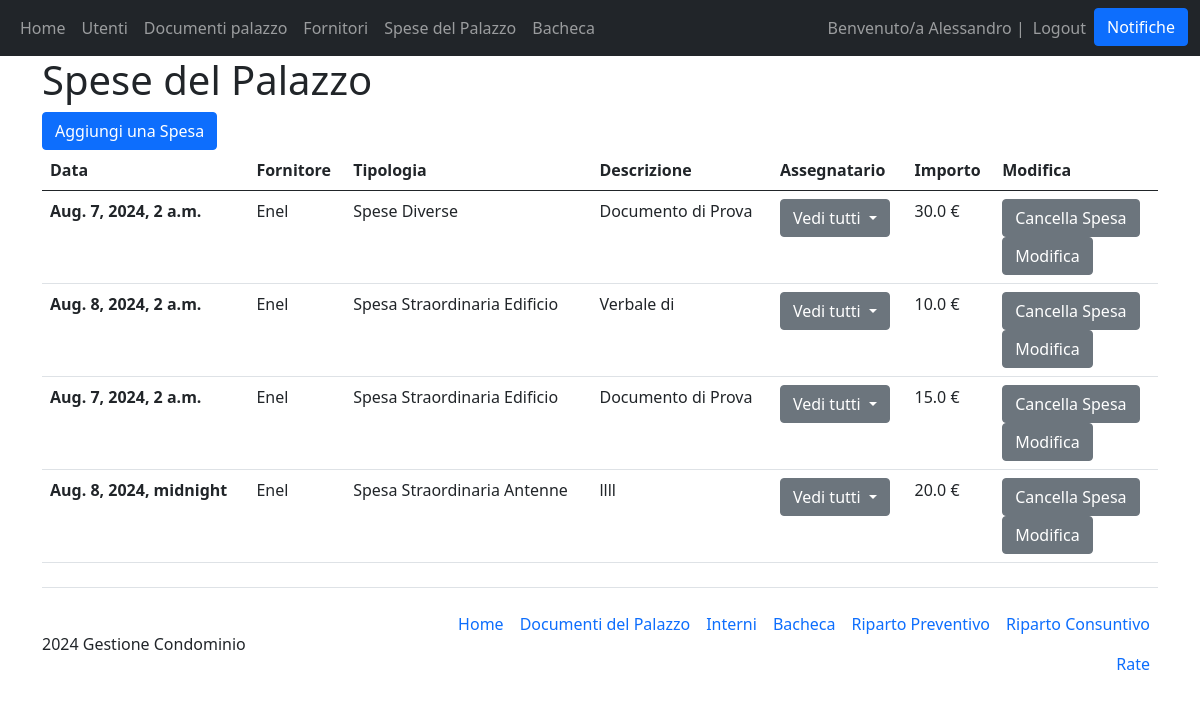
/spesa/ (signed in), run on the app's committed database.
### Condominio/models.py (models this page shows)
class Spesa(models.Model):
    class Tipologie(models.TextChoices):
        LUCE_PALAZZINA="Luce Palazzina"
        SCALE_PALAZZINA="Scale Palazzina"
        MANUTENZIONE_ORDINARIA="Manutenzione Ordinaria"
        MANUTENZIONE_ORDINARIA_COMUNE="Manutenzione Ordinaria Comune"
        MANUTENZIONE_ORDINARIA_SCALA="Manutenzione Ordinaria Scala"
        SPESA_GENERALE="Spese Generali"
        SPESA_STRAORDINARIA="Spese Straordinarie"
        SPESA_STRAORDINARIA_EDIFICIO="Spesa Straordinaria Edificio"
        SPESA_STRAORDINARIA_SCALE="Spesa Straordinaria Scale"
        SPESA_STRAORDINARIA_ANTENNE="Spesa Straordinaria Antenne"
        SPESE_DIVERSE="Spese Diverse"
    fornitore=models.ForeignKey(Fornitore, on_delete=models.PROTECT, default=None)
    data=models.DateTimeField("Data")
    tipologia=models.TextField("Tipologia", choices=Tipologie.choices, default=Tipologie.SPESE_DIVERSE, max_length=200)
    descrizione=models.CharField(default=None, max_length=200)
    assegnatario=models.ManyToManyField(Interno)
    importo=models.FloatField("Totale", default=0)
    class Meta:
        verbose_name_plural="Spese"

class Fornitore(models.Model):
    nome = models.CharField(max_length=100, primary_key=True)
    contratto = models.FileField("Contratto", blank=True, default=None)
    indirizzo = models.CharField(max_length=200)
    ragione_sociale = models.CharField(max_length=100)
    partita_iva = models.CharField(max_length=100)
    cf = models.CharField(max_length=100)
    iban = models.CharField(max_length=200)
    def __str__(self):
        return self.nome
    class Meta:
        verbose_name_plural = "Fornitori"

### Condominio/views.py (the view)
# urls.py: path('spesa/', views.spesa, name="spesa"),
@login_required(login_url="/login")
def spesa(request):
    spese=Spesa.objects.all()
    """ if request.method == "POST":
        spesa_id = request.POST.get("spesa-id")
        print(spesa_id)
        spesa=Spesa.objects.filter(id=spesa_id).first()
        if spesa and (request.user.has_perm("main.delete_spesa")):
            spesa.delete() """
    return render(request, 'Condominio_main/spese.html', {"spese":spese})

### Condominio/models.py (called while the page is built)
    def __str__(self):
        out=self.numero_interno + " - " + str(self.condomino.last_name)
        return out

### Condominio/templates/Condominio_main/spese.html (shortened to what this page needs)
{% extends 'Condominio_main/base.html' %}
{% block content %}
<h1>Spese del Palazzo</h1>
<a class="btn btn-primary" href="/create_spesa" role="button">Aggiungi una Spesa</a>
<table class="table">
    <thead>
      <tr>
        <th scope="col">Data</th>
        <th scope="col">Fornitore</th>
        <th scope="col">Tipologia</th>
        <th scope="col">Descrizione</th>
        <th scope="col">Assegnatario</th> {% comment %} Deve poter essere un utente user di tipo non staff {% endcomment %}
        <th scope="col">Importo</th>
        <th scope="col">Modifica</th>
      </tr>
    </thead>
    <tbody>
        {% for spesa in spese %}
        <tr>
            <th scope="row">{{spesa.data}}</th>
            <td>{{spesa.fornitore}}</td>
            <td>{{spesa.tipologia}}</td>
            <td>{{spesa.descrizione}}</td>
            <td>
              <button class="btn btn-secondary dropdown-toggle" type="button" id="dropdownMenuButton1" data-bs-toggle="dropdown" aria-expanded="false">
                Vedi tutti
              </button>
            </td>
            <td>{{spesa.importo}} €</td>
            <td>
                {% if user == spesa.author or perms.main.delete_spesa %}
                <form method="post">
                        <a href="{% url 'cancella_spesa' pk=spesa.pk %}" class="btn btn-secondary">Cancella Spesa</a>
                </form>
                <form method="post">
                        <a href="{% url 'edit_spesa' pk=spesa.pk %}" class="btn btn-secondary">Modifica</a>
                </form>
                {% endif %}
            </td>
        </tr>
        {% endfor %}
    </tbody>
</table>
{% endblock %}

### Condominio/templates/Condominio_main/base.html (shortened to what this page needs)
<!DOCTYPE html>
<html lang="en">
<head>
    <link href="https://cdn.jsdelivr.net/npm/bootstrap@5.0.2/dist/css/bootstrap.min.css" rel="stylesheet">
</head>
<body>
    <nav class="navbar navbar-expand-lg navbar-dark bg-dark">
        <div class="container-fluid">
            <div>
                <ul class="navbar-nav">
                    <li class="nav-item">
                        <a class="nav-link" href="/home">Home</a>
                    </li>
                    {% if user.is_authenticated and  user.is_staff %}
                    <li class="nav-item">
                        <a class="nav-link" href="/interni">Utenti</a>
                    </li>
                    {% endif %}
                    <li class="nav-item">
                        <a class="nav-link" href="/documenti_palazzo">Documenti palazzo</a>
                    </li>
                    <li class="nav-item">
                        <a class="nav-link" href="/fornitori">Fornitori</a>
                    </li>
                    <li class="nav-item">
                        <a class="nav-link" href="/spesa">Spese del Palazzo</a>
                    </li>
                    <li class="nav-item">
                        <a class="nav-link" href="/bacheca">Bacheca</a>
                    </li>
                </ul>
            </div>
            <div>
                <ul class="navbar-nav">
                    {% if user.is_authenticated %}
                    <span class="navbar-text">Benvenuto/a {{user.first_name}} | </span>
                    <li class="nav-item">
                        <a class="nav-link" href="/logout">Logout</a>
                    </li>
                    <li class="nav-item">
                        <li class="nav-item">
                            <button class="btn btn-primary" type="button" data-bs-toggle="offcanvas" data-bs-target="#offcanvasRight" aria-controls="offcanvasRight">Notifiche</button>
                        </li>
                    </li>
                    {% else %}
                    <li class="nav-item">
                        <a class="nav-link" href="/login">Login</a>
                    </li>
                    {% endif %}
                </ul>
            </div>
        </div>
    </nav>
    <div class="container">
        {% block content %}
        {% endblock  %}
    </div>
    {% if user.is_authenticated and user.is_staff %}
    <div class="container">
        <footer class="d-flex flex-wrap justify-content-between align-items-center py-3 my-4 border-top">
          <p class="col-md-4 mb-0 text-body-secondary"> 2024 Gestione Condominio </p>
          <ul class="nav col-md-8 justify-content-end">
            <li class="nav-item"><a href="/home" class="nav-link px-2 text-body-secondary">Home</a></li>
            <li class="nav-item"><a href="/documenti_palazzo" class="nav-link px-2 text-body-secondary">Documenti del Palazzo</a></li>
            <li class="nav-item"><a href="/interni" class="nav-link px-2 text-body-secondary">Interni</a></li>
            <li class="nav-item"><a href="/bacheca" class="nav-link px-2 text-body-secondary">Bacheca</a></li>
            <li class="nav-item"><a href="/riparto_preventivo" class="nav-link px-2 text-body-secondary">Riparto Preventivo</a></li>
            <li class="nav-item"><a href="/riparto_consuntivo" class="nav-link px-2 text-body-secondary">Riparto Consuntivo</a></li>
            <li class="nav-item"><a href="#" class="nav-link px-2 text-body-secondary">Rate</a></li>
          </ul>
        </footer>
    </div>
    {% endif %}
</body>
</html>

### data on the page
Spesa: data "Aug. 7, 2024, 2 a.m.", fornitore "Enel", tipologia "Spese Diverse", descrizione "Documento di Prova", importo "30.0"
Spesa: data "Aug. 8, 2024, 2 a.m.", fornitore "Enel", tipologia "Spesa Straordinaria Edificio", descrizione "Verbale di", importo "10.0"
Spesa: data "Aug. 7, 2024, 2 a.m.", fornitore "Enel", tipologia "Spesa Straordinaria Edificio", descrizione "Documento di Prova", importo "15.0"
Spesa: data "Aug. 8, 2024, midnight", fornitore "Enel", tipologia "Spesa Straordinaria Antenne", descrizione "llll", importo "20.0"

### other printed values
{{ user.first_name }} "Alessandro"
